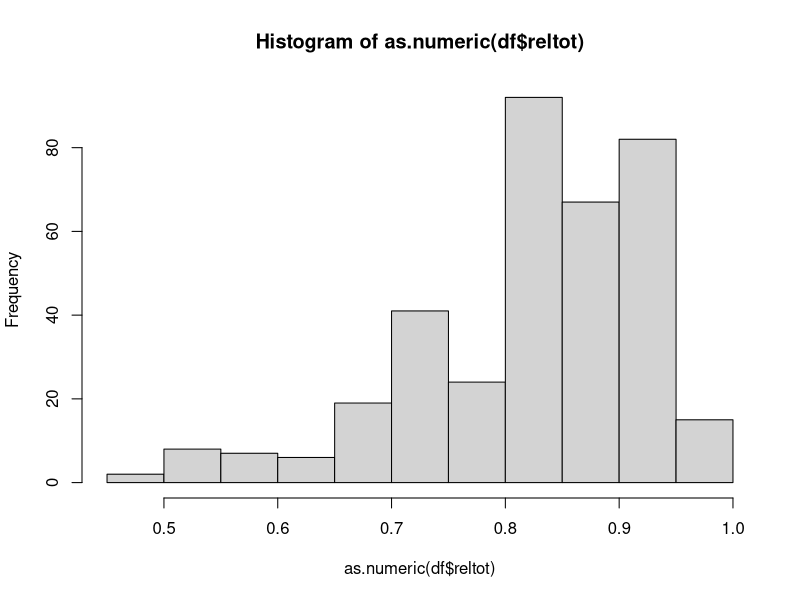
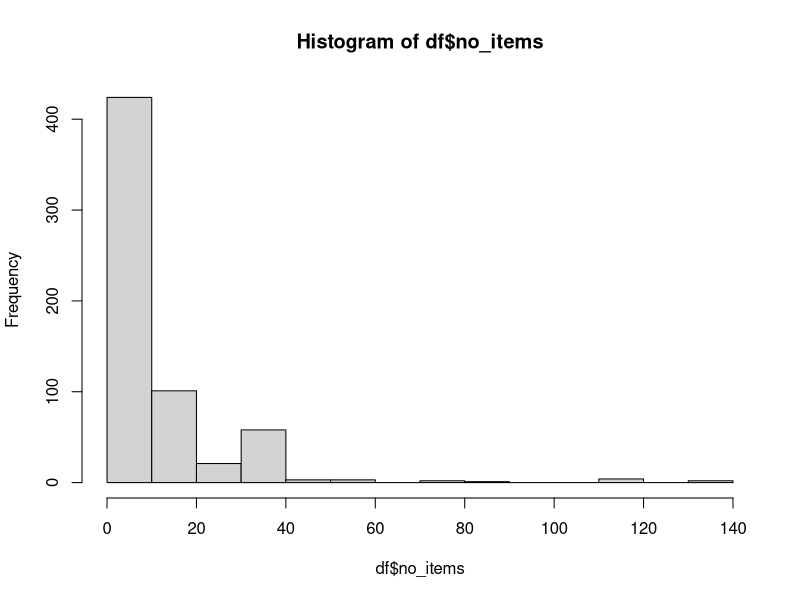

R code for these plots, in order: (Note: this script raises an error after producing the figures.)
### CODE FOR MAIN STUDY SYSTEMATIC REVIEW MEASUREMENT INVARIANCE ##
### This is code to select comparisons for which we will attempt to perform measurement invariance checks for step 2, 3, and 4

rm(list=ls())        # clear workspace
require("lavaan")    # to simulate factor model and run MI tests
require("readxl")    # to load codebook
require("writexl")   # to write away final codebooks
require("dplyr")     # to use  pipe operator in functions

# function to check how many groups are compared for each study
assign.groups <- function(x) {
  if(is.na(x['n3_rep'])) {
    no_group <- 2
  } else if(is.na(x['n4_rep'])) {
    no_group <- 3
  } else if(is.na(x['n5_rep'])) {
    no_group <- 4 
  } else {
    no_group <- 5
  }
  return(no_group)
}

# function to count the total number of articles and studies in a dataframe
count_articles <- function(x) {
  length(unique(x$article_id_recoded))
}

count_studies <- function(x) {
  df.temp <- x %>%
    distinct(article_id, study_recoded) %>%
    group_by(article_id) %>%
    summarize("studies" = n())
  no_studies <- sum(df.temp$studies) 
  return(no_studies)
}

# load data from main study
df <- read_excel("../data/codebook-main-step1.xlsx") # load data

# give all data points a unique id so we can delete doubles later
df$id <- 1:nrow(df)

# filter out studies that reported on doing a measurement invariance check
df$mitest_rep <- as.numeric(df$mitest_rep)
df.checked <- subset(df,mitest_rep == 1) 

# check distribution of reliabilities of all studies
df$reltot <- as.numeric(df$reltot)
hist(as.numeric(df$reltot))
mean(df$reltot, na.rm=T) # 0.83

# check distribution of number of items of all studiescodebook-main-step1.xlsx
df$no_items <- as.numeric(df$no_items)
hist(df$no_items)

# remove studies that checked for MI
df.notchecked <- subset(df,mitest_rep == 0)

# count articles and comparisons per journal
count_articles(df.notchecked[df.notchecked$journal_id == 0,]) # 47 articles in PO
nrow(df.notchecked[df.notchecked$journal_id == 0,]) # 608 comparisons in PO

count_articles(df.notchecked[df.notchecked$journal_id == 1,]) # 45 articles in PS
nrow(df.notchecked[df.notchecked$journal_id == 1,]) # 270 comparisons in PS

# select only studies that report reliability and number of items
dfs <- df.notchecked[!is.na(df.notchecked$reltot) & df.notchecked$no_items != "NA" & !is.na(df.notchecked$no_items),]
count_articles(dfs) # 37 articles
count_studies(dfs)  # 68 studies
nrow(dfs) # 306 comparisons c = 306, k = 37, s = 68
count_articles(dfs[dfs$journal_id==0,]);nrow(dfs[dfs$journal_id==0,]) # 11 articles, 26 comparisons
count_articles(dfs[dfs$journal_id==1,]);nrow(dfs[dfs$journal_id==1,]) # 26 articles, 159 comparisons


# results separated by journal
df.notchecked0 <- filter(df.notchecked, df.notchecked$journal_id == 0)
df.notchecked1 <- filter(df.notchecked, df.notchecked$journal_id == 1)
dfs0 <- df.notchecked0[!is.na(df.notchecked0$reltot) & df.notchecked0$no_items != "NA" & !is.na(df.notchecked0$no_items),]
dfs1 <- df.notchecked1[!is.na(df.notchecked1$reltot) & df.notchecked1$no_items != "NA" & !is.na(df.notchecked1$no_items),]
nrow(dfs0);nrow(dfs1) # 147 and 159 comparisons
count_articles(dfs0);count_articles(dfs1) # across 11 + 26 articles

# some studies have sample sizes for groups but not the total one. 
# we will assign n_rep = sum of all the group sample sizes

# calculate inter item correlation for all studies
dfs$iic <- -(dfs$reltot / (dfs$no_items * dfs$reltot - dfs$reltot - dfs$no_items))
dfs <- as.data.frame(dfs)

# how many groups are compared for each row?
dfs$no_group <- apply(dfs,1,assign.groups)

# simulate factor model and check power to detect measurement non-invariance in the intercepts
for (i in 1:nrow(dfs)) {
  
  # simulate one-factor model with specific parameter values
  k <- dfs$no_group[i]
  
  # extract sample size for each level of k groups
  if (k == 2) {
    
    nobs <- as.numeric(c(dfs$n1_rep[i],dfs$n2_rep[i]))
    
  } else if (k == 3) {
    
    nobs <- as.numeric(c(dfs$n1_rep[i],dfs$n2_rep[i],dfs$n3_rep[i]))
    
  } else if (k == 4) {
    
    nobs <- as.numeric(c(dfs$n1_rep[i],dfs$n2_rep[i],dfs$n3_rep[i],dfs$n4_rep[i]))
    
  } else if (k == 5) {
    
    nobs <- as.numeric(c(dfs$n1_rep[i],dfs$n2_rep[i],dfs$n3_rep[i],dfs$n4_rep[i],dfs$n5_rep[i]))
    
  }
  
  # if no group sample sizes reported, take the total sample size and divide it by the number of groups
  if (is.na(nobs[1])) {
    
    nobs <- round(rep(as.numeric(dfs$n_rep[i])/k,k))

  }
  
  # number of items
  q <- dfs$no_items[i]
  
  # factor loadings (square root of the inter-item correlation)
  lambdas <- rep(sqrt(dfs$iic[i]),q)
  lambda <- matrix(c(lambdas), nrow = q, ncol = 1) 
  
  # error variances (1 - lambda^2)
  errorvar <- 1 - lambdas[1:q] * lambdas[1:q]  
  theta <- matrix(0,nrow=q,ncol=q)
  diag(theta) <- errorvar
  
  # latent variance
  phi <- 1 
  
  # assign values to item intercepts 
  # (50% of groups gets intercept difference of 0.5 in all items, see line 182 for more info)
  if (k == 2) {
    
    nu <- c(0,0.5)
    
  } else if (k == 3) {
    
    nu <- c(0,0,0.5)
    
  } else if (k == 4) {
    
    nu <- c(0,0,0.5,0.5)
    
  } else if (k == 5) {
    
    nu <- c(0,0,0,0.5,0.5)
    
  }
  
  # latent mean estimate
  alpha <- rep(0,k)
  
  # column names for covariance matrices and mean vectors (needed to estimate in lavaan)
  colnms <- NA
  for(z in 1:q){
    colnms[z] <- paste0('V', z)
  }
  
  # construct covariance matrices and mean vectors for each level of k
  if (k == 2) {
    
    mu.pop.1 <- nu[1] + lambda %*% alpha[1]									                   
    mu.pop.2 <- nu[2] + lambda %*% alpha[2]
    mu.pop <- list(mu.pop.1,mu.pop.2)
    
    sigma.pop.1 <- lambda %*% phi %*% t(lambda) + theta
    colnames(sigma.pop.1) <- colnms
    sigma.pop <- list(sigma.pop.1,sigma.pop.1)
    
    
  } else if (k == 3) {
    
    mu.pop.1 <- nu[1] + lambda %*% alpha[1]									                   									                   
    mu.pop.2 <- nu[2] + lambda %*% alpha[2]
    mu.pop.3 <- nu[3] + lambda %*% alpha[3]
    mu.pop <- list(mu.pop.1,mu.pop.2,mu.pop.3)
    
    sigma.pop.1 <- lambda %*% phi %*% t(lambda) + theta
    colnames(sigma.pop.1) <- colnms
    sigma.pop <- list(sigma.pop.1,sigma.pop.1,sigma.pop.1)
    
  } else if (k == 4) {
    
    mu.pop.1 <- nu[1] + lambda %*% alpha[1]									                   
    mu.pop.2 <- nu[2] + lambda %*% alpha[2]
    mu.pop.3 <- nu[3] + lambda %*% alpha[3]
    mu.pop.4 <- nu[4] + lambda %*% alpha[4]
    mu.pop <- list(mu.pop.1,mu.pop.2,mu.pop.3,mu.pop.4)
    
    sigma.pop.1 <- lambda %*% phi %*% t(lambda) + theta
    colnames(sigma.pop.1) <- colnms
    sigma.pop <- list(sigma.pop.1,sigma.pop.1,sigma.pop.1,sigma.pop.1)
    
  } else if (k == 5) {
    
    mu.pop.1 <- nu[1] + lambda %*% alpha[1]									                   
    mu.pop.2 <- nu[2] + lambda %*% alpha[2]
    mu.pop.3 <- nu[3] + lambda %*% alpha[3]
    mu.pop.4 <- nu[4] + lambda %*% alpha[4]
    mu.pop.5 <- nu[5] + lambda %*% alpha[5]
    mu.pop <- list(mu.pop.1,mu.pop.2,mu.pop.3,mu.pop.4,mu.pop.5)
    
    sigma.pop.1 <- lambda %*% phi %*% t(lambda) + theta
    colnames(sigma.pop.1) <- colnms
    sigma.pop <- list(sigma.pop.1,sigma.pop.1,sigma.pop.1,sigma.pop.1,sigma.pop.1)
    
  }
  
  # we assigned bias in all indicators for 50% of the groups, but we only need bias in 1/3 of those indicators
  # here we assign an intercept of 0 (no bias) to 2/3 of the indicators that were 0.50. 
  for(x in 2:k){
    mu.pop[[x]][((round(q/3))+1):q] <- 0
  }
  
  # construct model syntax for lavaan to analyze
  mods.metric <- mods.scalar <- NA

  for(l in 1:q){
    mods.metric[l] <- c(paste0("F1 =~", 'V', l))
    mods.scalar[l] <- c(paste0("F1 =~", 'V', l))
    
  }

  mods.metric[q+1] <- paste0("F1~ c(", paste0(rep(0,k), sep= "",collapse = ","), ")*1")
  mods.scalar[q+1] <- paste0("F1~ c(0,", paste0(rep(NA,k-1), sep= "",collapse = ","), ")*1")
  
  # Fit metric (loadings equal across groups) and scalar invariance (loadings and intercepts equal across groups) models
  mod.metric <- cfa(mods.metric, sample.cov = sigma.pop, sample.mean = mu.pop, sample.nobs = nobs, std.lv=T, group.equal = c("loadings"))
  mod.scalar <- cfa(mods.scalar, sample.cov = sigma.pop, sample.mean = mu.pop, sample.nobs = nobs, std.lv=T, group.equal = c("loadings","intercepts"))
  
  # likelihood ratio test between the models
  mod <- anova(mod.metric,mod.scalar)

  # extract chisquare difference between the two models as NCP + extract degrees of freedom
  ncp <- mod$`Chisq diff`[2]
  dof <- mod$`Df`[2] - mod$`Df`[1]
  
  # power estimate given degrees of freedom and NCP
  # indicates power to detect intercept non-invariance in 1/3 of the indicators for 1/2 of the groups
  power.cfa.th <- 1 - pchisq(qchisq(.95, df = dof), df = dof, ncp = ncp) 
  dfs$powerncp[i] <- as.numeric(power.cfa.th)
}

# select only those studies that have a power to detect non-invariance of > 0.80
df.select <- dfs[dfs$powerncp >= 0.80,1:40]

# calculate dropout of articles/studies/comparisons that do not have enough power
count_articles(df.select); count_studies(df.select) # 35 articles and 65 studies and 294 comparisons have enough power
test <- dfs[!dfs$powerncp >= 0.80,1:40]                 # 12 comparisons don't have enough power
nrow(test[test$journal_id == 0,]) # 6
nrow(test[test$journal_id == 1,]) # 6

# number of comparisons selected by journal
nrow(df.select[df.select$journal_id == 0,]) # 141
nrow(df.select[df.select$journal_id == 1,]) # 153

# are the colnames for the selected studies and the ones reporting on MI the same?
colnames(df.select) == colnames(df.checked)

# multiple ids in both dataframes?
unique(df.checked$id) %in% unique(df.select$id)
unique(df.select$id) %in% unique(df.checked$id)

# save dataset of studies that investigated MI (step 2 and step 3)
write_xlsx(df.checked, "../data/codebook-main-step2step3-sample-without-results.xlsx")

# save final dataset of studies that we will attempt to reproduce
write_xlsx(df.select, "../data/codebook-main-step4-sample-without-results.xlsx")
